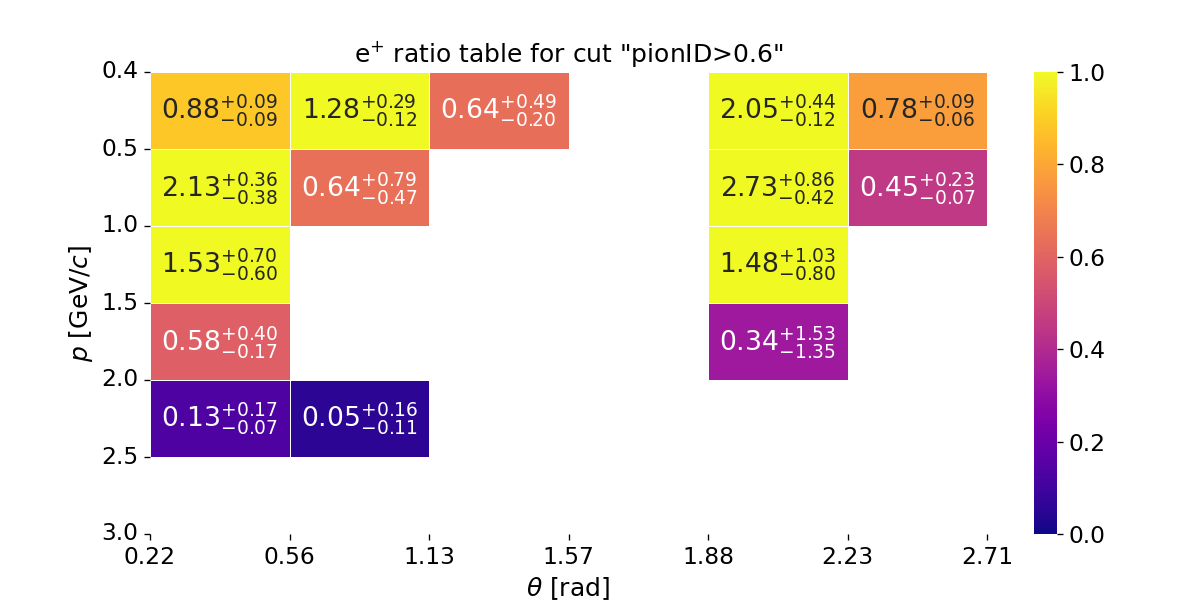

Here is the Python script that generated this plot:
#!/usr/bin/env python3

import os
import sys
import json
import warnings
import itertools
import argparse
import numpy as np
import pandas as pd
import seaborn as sns
import matplotlib.pyplot as plt
import matplotlib.ticker as ticker
from matplotlib.patches import Rectangle
import math

plot_title = 'e$^{+}$ ratio table for cut "pionID>0.6"'
fig, ax = plt.subplots(1, 1, figsize=(10, 5), dpi=120)

df = pd.read_csv("./pionID_efficiency_electron.csv")

x_label_name = "theta"
y_label_name = "p"
x_label = [0.22, 0.56, 1.13, 1.57, 1.88, 2.23, 2.71] # theta
y_label = [0.4, 0.5, 1.0, 1.5, 2, 2.5, 3] # p

arr_charge = df["charge"].to_numpy()
arr_p_min = df["p_min"].to_numpy()
arr_p_max = df["p_max"].to_numpy()
arr_theta_min = df["theta_min"].to_numpy()
arr_theta_max = df["theta_max"].to_numpy()
arr_data_MC_ratio = df["data_MC_ratio"].to_numpy()
arr_data_MC_uncertainty_stat_up = df["data_MC_uncertainty_stat_up"].to_numpy()
arr_data_MC_uncertainty_stat_dn = df["data_MC_uncertainty_stat_dn"].to_numpy()
arr_data_MC_uncertainty_sys_up = df["data_MC_uncertainty_sys_up"].to_numpy()
arr_data_MC_uncertainty_sys_dn = df["data_MC_uncertainty_sys_dn"].to_numpy()
arr_data_MC_uncertainty_up = np.sqrt(arr_data_MC_uncertainty_stat_up*arr_data_MC_uncertainty_stat_up+arr_data_MC_uncertainty_sys_up*arr_data_MC_uncertainty_sys_up)
arr_data_MC_uncertainty_dn = np.sqrt(arr_data_MC_uncertainty_stat_dn*arr_data_MC_uncertainty_stat_dn+arr_data_MC_uncertainty_sys_dn*arr_data_MC_uncertainty_sys_dn)

arr = np.empty((len(x_label) - 1,len(y_label) - 1,))
arr[:] = np.nan

annot_labels = [["" for col in range(len(x_label) - 1)] for row in range(len(y_label) - 1)]

for charge, p_min, p_max, theta_min, theta_max, data_MC_ratio, data_MC_uncertainty_up, data_MC_uncertainty_dn in zip(arr_charge, arr_p_min, arr_p_max, arr_theta_min, arr_theta_max, arr_data_MC_ratio, arr_data_MC_uncertainty_up, arr_data_MC_uncertainty_dn):
    if charge == "-":
        continue

    p_index = 0
    theta_index = 0
    for i, temp_p_min in zip(range(0,len(y_label)), y_label):
        if math.isclose(temp_p_min, p_min):
            p_index = i
            break
    for i, temp_theta_min in zip(range(0,len(x_label)), x_label):
        if math.isclose(temp_theta_min, theta_min):
            theta_index = i
            break
    arr[p_index][theta_index] = data_MC_ratio
    annot_labels[p_index][theta_index] = f'{data_MC_ratio:.2f}$^{{+{data_MC_uncertainty_up:.2f}}}_{{-{data_MC_uncertainty_dn:.2f}}}$'


plot_args = {'linewidths': .5, 'fmt': '', 'cbar_kws': {'fraction': .05}, 'vmin': 0, 'vmax': 1, 'cmap': 'plasma'}


sns.heatmap(arr, annot=annot_labels, annot_kws={"fontsize": 16}, ax=ax, **plot_args)

ax.set_xticks(np.arange(0, len(x_label)))
ax.set_xticklabels(np.round(x_label, 4), fontsize=14)

ax.set_yticks(np.arange(0, len(y_label)))
ax.set_yticklabels(np.round(y_label, 4), rotation=0, fontsize=14)

ax.set_xlabel(r"$\theta$ [rad]", fontsize=15)
ax.set_ylabel(r"$p$ [GeV/$c$]", fontsize=15)
ax.set_title(plot_title, fontsize=16)

ax.collections[0].colorbar.ax.tick_params(labelsize=14)

ax.set_title(plot_title, fontsize=15)

plt.savefig('E_plus_pionID.png')
